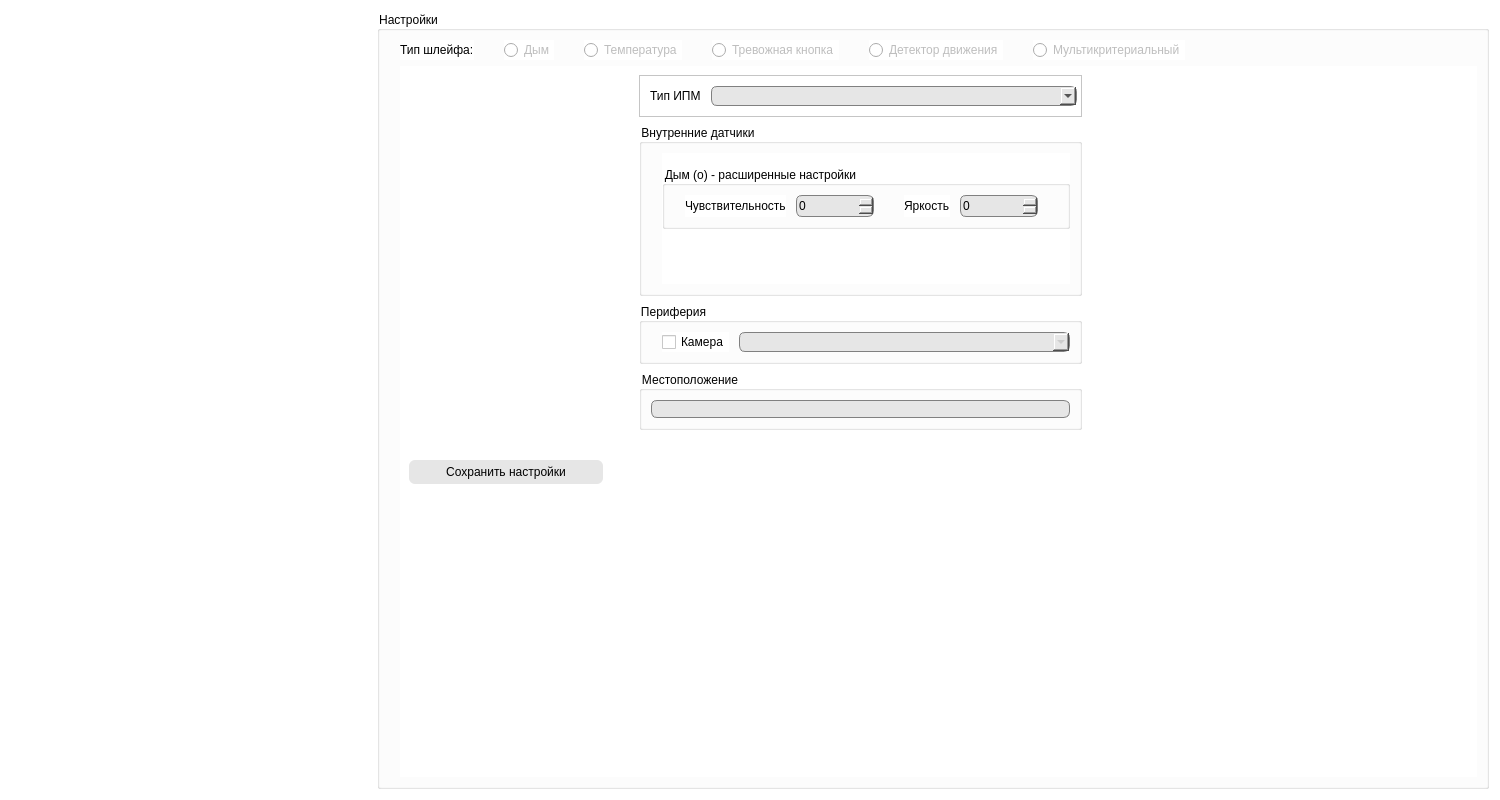
<?xml version="1.0" encoding="UTF-8"?>
<ui version="4.0">
 <class>ChainConfigTabWidget</class>
 <widget class="QWidget" name="ChainConfigTabWidget">
  <property name="geometry">
   <rect>
    <x>0</x>
    <y>0</y>
    <width>1500</width>
    <height>800</height>
   </rect>
  </property>
  <property name="windowTitle">
   <string>Form</string>
  </property>
  <property name="styleSheet">
   <string notr="true">QWidget,
QDialog
{
	background-color: rgb(255, 255, 255);
	font-size: 9pt;
}


#wgtChainConfigs, #wgtMultisensors
{
	min-width: 360px;
	max-width: 360px;
	min-height: 80px;
}


QPushButton
{
	background-color: rgb(230, 230, 230);
	border: none;
	border-radius: 6px;
	min-width: 140px;	
	min-height: 24px;
}

QPushButton:hover
{
	border-top: 1px solid black;
	border-left: 1px solid black;
	border-right: 2px outset black;
	border-bottom: 2px outset black;
}

QPushButton:pressed
{
	border: 2px inset black;
}


QComboBox
{
	background-color: rgb(230, 230, 230);
	border-radius: 6px;
	border: 1px solid gray;
	min-width: 120px;
	min-height: 18px;
}


QSpinBox
{
	background-color: rgb(230, 230, 230);
	border-radius: 6px;
	border: 1px solid gray;
	min-height: 20px;
	min-width: 60px;
}


QLineEdit
{
	background-color: rgb(230, 230, 230);
	border-radius: 6px;
	border: 1px solid gray;
}


#btnSaveAnalogChainSettings,
#btnSaveDigitalChainSettings,
#btnWriteMsSettings
{
	min-width: 170px;
	padding: 0px 12px;
}


QGroupBox::enabled
{
	color: black;
}


!QGroupBox::enabled
{
	color: gray;
}</string>
  </property>
  <layout class="QHBoxLayout" name="horizontalLayout">
   <item>
    <widget class="IssoEditListPanel" name="wgtChainConfigs" native="true">
     <property name="sizePolicy">
      <sizepolicy hsizetype="Fixed" vsizetype="MinimumExpanding">
       <horstretch>0</horstretch>
       <verstretch>0</verstretch>
      </sizepolicy>
     </property>
    </widget>
   </item>
   <item>
    <widget class="QGroupBox" name="gbSettings">
     <property name="font">
      <font>
       <pointsize>9</pointsize>
      </font>
     </property>
     <property name="title">
      <string>Настройки</string>
     </property>
     <layout class="QVBoxLayout" name="verticalLayout_2" stretch="0,0">
      <property name="leftMargin">
       <number>20</number>
      </property>
      <item>
       <layout class="QHBoxLayout" name="horizontalLayout_2">
        <property name="spacing">
         <number>30</number>
        </property>
        <item>
         <widget class="QLabel" name="label">
          <property name="text">
           <string>Тип шлейфа:</string>
          </property>
         </widget>
        </item>
        <item>
         <widget class="QRadioButton" name="rbtnSmoke">
          <property name="enabled">
           <bool>false</bool>
          </property>
          <property name="text">
           <string>Дым</string>
          </property>
          <property name="checkable">
           <bool>true</bool>
          </property>
          <property name="checked">
           <bool>false</bool>
          </property>
         </widget>
        </item>
        <item>
         <widget class="QRadioButton" name="rbtnTemp">
          <property name="enabled">
           <bool>false</bool>
          </property>
          <property name="text">
           <string>Температура</string>
          </property>
          <property name="checkable">
           <bool>true</bool>
          </property>
          <property name="checked">
           <bool>false</bool>
          </property>
         </widget>
        </item>
        <item>
         <widget class="QRadioButton" name="rbtnAlarmButton">
          <property name="enabled">
           <bool>false</bool>
          </property>
          <property name="text">
           <string>Тревожная кнопка</string>
          </property>
          <property name="checked">
           <bool>false</bool>
          </property>
         </widget>
        </item>
        <item>
         <widget class="QRadioButton" name="rbtnMoveDetector">
          <property name="enabled">
           <bool>false</bool>
          </property>
          <property name="text">
           <string>Детектор движения</string>
          </property>
          <property name="checked">
           <bool>false</bool>
          </property>
         </widget>
        </item>
        <item>
         <widget class="QRadioButton" name="rbtnMulticriterial">
          <property name="enabled">
           <bool>false</bool>
          </property>
          <property name="text">
           <string>Мультикритериальный</string>
          </property>
          <property name="checked">
           <bool>false</bool>
          </property>
         </widget>
        </item>
        <item>
         <spacer name="horizontalSpacer">
          <property name="orientation">
           <enum>Qt::Horizontal</enum>
          </property>
          <property name="sizeHint" stdset="0">
           <size>
            <width>40</width>
            <height>20</height>
           </size>
          </property>
         </spacer>
        </item>
       </layout>
      </item>
      <item>
       <widget class="QStackedWidget" name="stwgtChainSettings">
        <property name="currentIndex">
         <number>1</number>
        </property>
        <widget class="QWidget" name="pageAnalogChainSettings">
         <layout class="QVBoxLayout" name="verticalLayout">
          <item>
           <widget class="QWidget" name="wgtNormal_2" native="true">
            <property name="sizePolicy">
             <sizepolicy hsizetype="Preferred" vsizetype="Fixed">
              <horstretch>0</horstretch>
              <verstretch>0</verstretch>
             </sizepolicy>
            </property>
            <property name="minimumSize">
             <size>
              <width>0</width>
              <height>0</height>
             </size>
            </property>
            <property name="maximumSize">
             <size>
              <width>330</width>
              <height>16777215</height>
             </size>
            </property>
            <layout class="QHBoxLayout" name="horizontalLayout_12" stretch="0,0">
             <property name="spacing">
              <number>0</number>
             </property>
             <property name="sizeConstraint">
              <enum>QLayout::SetDefaultConstraint</enum>
             </property>
             <property name="leftMargin">
              <number>20</number>
             </property>
             <property name="topMargin">
              <number>0</number>
             </property>
             <property name="rightMargin">
              <number>0</number>
             </property>
             <property name="bottomMargin">
              <number>0</number>
             </property>
             <item>
              <widget class="QLabel" name="label_92">
               <property name="sizePolicy">
                <sizepolicy hsizetype="Preferred" vsizetype="Fixed">
                 <horstretch>0</horstretch>
                 <verstretch>0</verstretch>
                </sizepolicy>
               </property>
               <property name="font">
                <font>
                 <pointsize>9</pointsize>
                </font>
               </property>
               <property name="frameShape">
                <enum>QFrame::NoFrame</enum>
               </property>
               <property name="text">
                <string>Количество датчиков</string>
               </property>
              </widget>
             </item>
             <item>
              <widget class="QSpinBox" name="sbSensorCount"/>
             </item>
            </layout>
           </widget>
          </item>
          <item>
           <widget class="IssoAnalogSensorSetupPanel" name="wgtAnalogChainSetup" native="true">
            <property name="sizePolicy">
             <sizepolicy hsizetype="Fixed" vsizetype="Fixed">
              <horstretch>0</horstretch>
              <verstretch>0</verstretch>
             </sizepolicy>
            </property>
            <property name="minimumSize">
             <size>
              <width>330</width>
              <height>200</height>
             </size>
            </property>
           </widget>
          </item>
          <item>
           <layout class="QHBoxLayout" name="horizontalLayout_10">
            <item>
             <widget class="QPushButton" name="btnSaveAnalogChainSettings">
              <property name="text">
               <string>Сохранить настройки</string>
              </property>
             </widget>
            </item>
            <item>
             <spacer name="horizontalSpacer_4">
              <property name="orientation">
               <enum>Qt::Horizontal</enum>
              </property>
              <property name="sizeType">
               <enum>QSizePolicy::Expanding</enum>
              </property>
              <property name="sizeHint" stdset="0">
               <size>
                <width>40</width>
                <height>20</height>
               </size>
              </property>
             </spacer>
            </item>
           </layout>
          </item>
          <item>
           <spacer name="verticalSpacer">
            <property name="orientation">
             <enum>Qt::Vertical</enum>
            </property>
            <property name="sizeHint" stdset="0">
             <size>
              <width>20</width>
              <height>40</height>
             </size>
            </property>
           </spacer>
          </item>
         </layout>
        </widget>
        <widget class="QWidget" name="pageDigitalChainSettings">
         <layout class="QVBoxLayout" name="verticalLayout_5">
          <property name="spacing">
           <number>30</number>
          </property>
          <item>
           <layout class="QHBoxLayout" name="horizontalLayout_4">
            <item>
             <widget class="IssoEditListPanel" name="wgtMultisensorConfigs" native="true">
              <property name="sizePolicy">
               <sizepolicy hsizetype="Fixed" vsizetype="MinimumExpanding">
                <horstretch>0</horstretch>
                <verstretch>0</verstretch>
               </sizepolicy>
              </property>
              <property name="minimumSize">
               <size>
                <width>200</width>
                <height>0</height>
               </size>
              </property>
             </widget>
            </item>
            <item>
             <layout class="QVBoxLayout" name="verticalLayout_4">
              <property name="spacing">
               <number>7</number>
              </property>
              <item>
               <widget class="QFrame" name="frmMsType">
                <property name="frameShape">
                 <enum>QFrame::StyledPanel</enum>
                </property>
                <layout class="QHBoxLayout" name="horizontalLayout_3" stretch="0,2">
                 <property name="spacing">
                  <number>10</number>
                 </property>
                 <property name="leftMargin">
                  <number>10</number>
                 </property>
                 <property name="topMargin">
                  <number>10</number>
                 </property>
                 <property name="rightMargin">
                  <number>4</number>
                 </property>
                 <property name="bottomMargin">
                  <number>10</number>
                 </property>
                 <item>
                  <widget class="QLabel" name="label_5">
                   <property name="text">
                    <string>Тип ИПМ</string>
                   </property>
                  </widget>
                 </item>
                 <item>
                  <widget class="QComboBox" name="cbMsType">
                   <property name="minimumSize">
                    <size>
                     <width>122</width>
                     <height>20</height>
                    </size>
                   </property>
                  </widget>
                 </item>
                </layout>
               </widget>
              </item>
              <item>
               <widget class="QGroupBox" name="groupBox">
                <property name="title">
                 <string>Внутренние датчики</string>
                </property>
                <layout class="QVBoxLayout" name="verticalLayout_6">
                 <property name="leftMargin">
                  <number>20</number>
                 </property>
                 <item>
                  <widget class="QWidget" name="wgtMultisensorSettings" native="true">
                   <layout class="QVBoxLayout" name="verticalLayout_3">
                    <property name="spacing">
                     <number>7</number>
                    </property>
                    <property name="leftMargin">
                     <number>0</number>
                    </property>
                    <property name="topMargin">
                     <number>6</number>
                    </property>
                    <property name="rightMargin">
                     <number>0</number>
                    </property>
                    <property name="bottomMargin">
                     <number>6</number>
                    </property>
                    <item>
                     <widget class="IssoDigitalSensorSetupPanel" name="wgtSmokeOptical" native="true"/>
                    </item>
                    <item>
                     <widget class="QGroupBox" name="gbSmokeOpticalExt">
                      <property name="enabled">
                       <bool>true</bool>
                      </property>
                      <property name="minimumSize">
                       <size>
                        <width>0</width>
                        <height>0</height>
                       </size>
                      </property>
                      <property name="title">
                       <string>Дым (о) - расширенные настройки</string>
                      </property>
                      <property name="checkable">
                       <bool>false</bool>
                      </property>
                      <property name="checked">
                       <bool>false</bool>
                      </property>
                      <layout class="QHBoxLayout" name="horizontalLayout_7">
                       <property name="spacing">
                        <number>10</number>
                       </property>
                       <property name="leftMargin">
                        <number>20</number>
                       </property>
                       <item>
                        <widget class="QLabel" name="label_2">
                         <property name="text">
                          <string>Чувствительность</string>
                         </property>
                        </widget>
                       </item>
                       <item>
                        <widget class="QSpinBox" name="sbSmokeOptSens">
                         <property name="minimumSize">
                          <size>
                           <width>62</width>
                           <height>22</height>
                          </size>
                         </property>
                         <property name="maximumSize">
                          <size>
                           <width>100</width>
                           <height>16777215</height>
                          </size>
                         </property>
                         <property name="maximum">
                          <number>65535</number>
                         </property>
                        </widget>
                       </item>
                       <item>
                        <spacer name="horizontalSpacer_3">
                         <property name="orientation">
                          <enum>Qt::Horizontal</enum>
                         </property>
                         <property name="sizeType">
                          <enum>QSizePolicy::Fixed</enum>
                         </property>
                         <property name="sizeHint" stdset="0">
                          <size>
                           <width>20</width>
                           <height>20</height>
                          </size>
                         </property>
                        </spacer>
                       </item>
                       <item>
                        <widget class="QLabel" name="label_4">
                         <property name="text">
                          <string>Яркость</string>
                         </property>
                        </widget>
                       </item>
                       <item>
                        <widget class="QSpinBox" name="sbSmokeOptBright">
                         <property name="minimumSize">
                          <size>
                           <width>62</width>
                           <height>22</height>
                          </size>
                         </property>
                         <property name="maximumSize">
                          <size>
                           <width>100</width>
                           <height>16777215</height>
                          </size>
                         </property>
                         <property name="maximum">
                          <number>65535</number>
                         </property>
                        </widget>
                       </item>
                       <item>
                        <spacer name="horizontalSpacer_6">
                         <property name="orientation">
                          <enum>Qt::Horizontal</enum>
                         </property>
                         <property name="sizeType">
                          <enum>QSizePolicy::Expanding</enum>
                         </property>
                         <property name="sizeHint" stdset="0">
                          <size>
                           <width>20</width>
                           <height>20</height>
                          </size>
                         </property>
                        </spacer>
                       </item>
                      </layout>
                     </widget>
                    </item>
                    <item>
                     <widget class="IssoDigitalSensorSetupPanel" name="wgtTempAnalog" native="true"/>
                    </item>
                    <item>
                     <widget class="IssoDigitalSensorSetupPanel" name="wgtTempDigital" native="true"/>
                    </item>
                    <item>
                     <widget class="IssoDigitalSensorSetupPanel" name="wgtSmokeElectrochemical" native="true"/>
                    </item>
                    <item>
                     <widget class="IssoDigitalSensorSetupPanel" name="wgtFlameMinValue" native="true"/>
                    </item>
                    <item>
                     <widget class="IssoDigitalSensorSetupPanel" name="wgtFlameStdDev" native="true"/>
                    </item>
                    <item>
                     <widget class="IssoDigitalSensorSetupPanel" name="wgtCO" native="true"/>
                    </item>
                    <item>
                     <widget class="IssoDigitalSensorSetupPanel" name="wgtFlyMatter" native="true"/>
                    </item>
                   </layout>
                  </widget>
                 </item>
                </layout>
               </widget>
              </item>
              <item>
               <widget class="QGroupBox" name="gbPeripherals">
                <property name="title">
                 <string>Периферия</string>
                </property>
                <layout class="QHBoxLayout" name="horizontalLayout_5">
                 <property name="spacing">
                  <number>10</number>
                 </property>
                 <property name="leftMargin">
                  <number>20</number>
                 </property>
                 <property name="topMargin">
                  <number>9</number>
                 </property>
                 <property name="rightMargin">
                  <number>9</number>
                 </property>
                 <property name="bottomMargin">
                  <number>9</number>
                 </property>
                 <item>
                  <widget class="QCheckBox" name="chkCameraEnabled">
                   <property name="sizePolicy">
                    <sizepolicy hsizetype="Maximum" vsizetype="Fixed">
                     <horstretch>0</horstretch>
                     <verstretch>0</verstretch>
                    </sizepolicy>
                   </property>
                   <property name="text">
                    <string>Камера</string>
                   </property>
                  </widget>
                 </item>
                 <item>
                  <widget class="QComboBox" name="cbCamera">
                   <property name="enabled">
                    <bool>false</bool>
                   </property>
                  </widget>
                 </item>
                </layout>
               </widget>
              </item>
              <item>
               <widget class="QGroupBox" name="gbLocationDesc">
                <property name="title">
                 <string>Местоположение</string>
                </property>
                <layout class="QHBoxLayout" name="horizontalLayout_6">
                 <property name="leftMargin">
                  <number>9</number>
                 </property>
                 <property name="topMargin">
                  <number>9</number>
                 </property>
                 <property name="rightMargin">
                  <number>9</number>
                 </property>
                 <property name="bottomMargin">
                  <number>9</number>
                 </property>
                 <item>
                  <widget class="QLineEdit" name="leLocationDesc"/>
                 </item>
                </layout>
               </widget>
              </item>
             </layout>
            </item>
            <item>
             <spacer name="horizontalSpacer_2">
              <property name="orientation">
               <enum>Qt::Horizontal</enum>
              </property>
              <property name="sizeHint" stdset="0">
               <size>
                <width>40</width>
                <height>20</height>
               </size>
              </property>
             </spacer>
            </item>
           </layout>
          </item>
          <item>
           <layout class="QHBoxLayout" name="horizontalLayout_11">
            <item>
             <widget class="QPushButton" name="btnSaveDigitalChainSettings">
              <property name="text">
               <string>Сохранить настройки</string>
              </property>
             </widget>
            </item>
            <item>
             <spacer name="horizontalSpacer_5">
              <property name="orientation">
               <enum>Qt::Horizontal</enum>
              </property>
              <property name="sizeType">
               <enum>QSizePolicy::Expanding</enum>
              </property>
              <property name="sizeHint" stdset="0">
               <size>
                <width>40</width>
                <height>20</height>
               </size>
              </property>
             </spacer>
            </item>
           </layout>
          </item>
          <item>
           <spacer name="verticalSpacer_3">
            <property name="orientation">
             <enum>Qt::Vertical</enum>
            </property>
            <property name="sizeHint" stdset="0">
             <size>
              <width>20</width>
              <height>40</height>
             </size>
            </property>
           </spacer>
          </item>
         </layout>
        </widget>
       </widget>
      </item>
     </layout>
    </widget>
   </item>
  </layout>
 </widget>
 <customwidgets>
  <customwidget>
   <class>IssoEditListPanel</class>
   <extends>QWidget</extends>
   <header>issoeditlistpanel.h</header>
   <container>1</container>
  </customwidget>
  <customwidget>
   <class>IssoAnalogSensorSetupPanel</class>
   <extends>QWidget</extends>
   <header>issoanalogsensorsetuppanel.h</header>
   <container>1</container>
  </customwidget>
  <customwidget>
   <class>IssoDigitalSensorSetupPanel</class>
   <extends>QWidget</extends>
   <header>issodigitalsensorsetuppanel.h</header>
   <container>1</container>
  </customwidget>
 </customwidgets>
 <resources/>
 <connections>
  <connection>
   <sender>chkCameraEnabled</sender>
   <signal>toggled(bool)</signal>
   <receiver>cbCamera</receiver>
   <slot>setEnabled(bool)</slot>
   <hints>
    <hint type="sourcelabel">
     <x>463</x>
     <y>353</y>
    </hint>
    <hint type="destinationlabel">
     <x>536</x>
     <y>359</y>
    </hint>
   </hints>
  </connection>
 </connections>
</ui>
